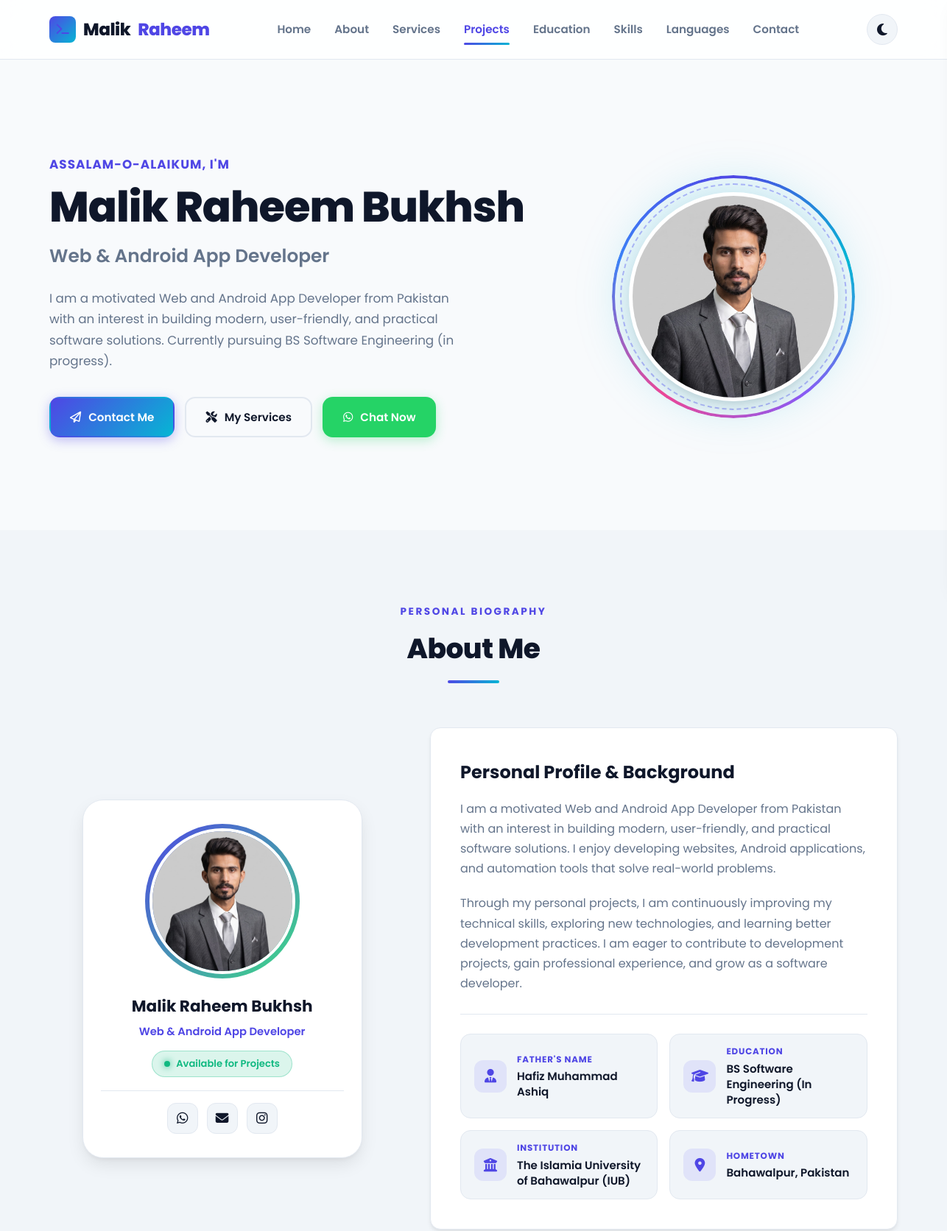
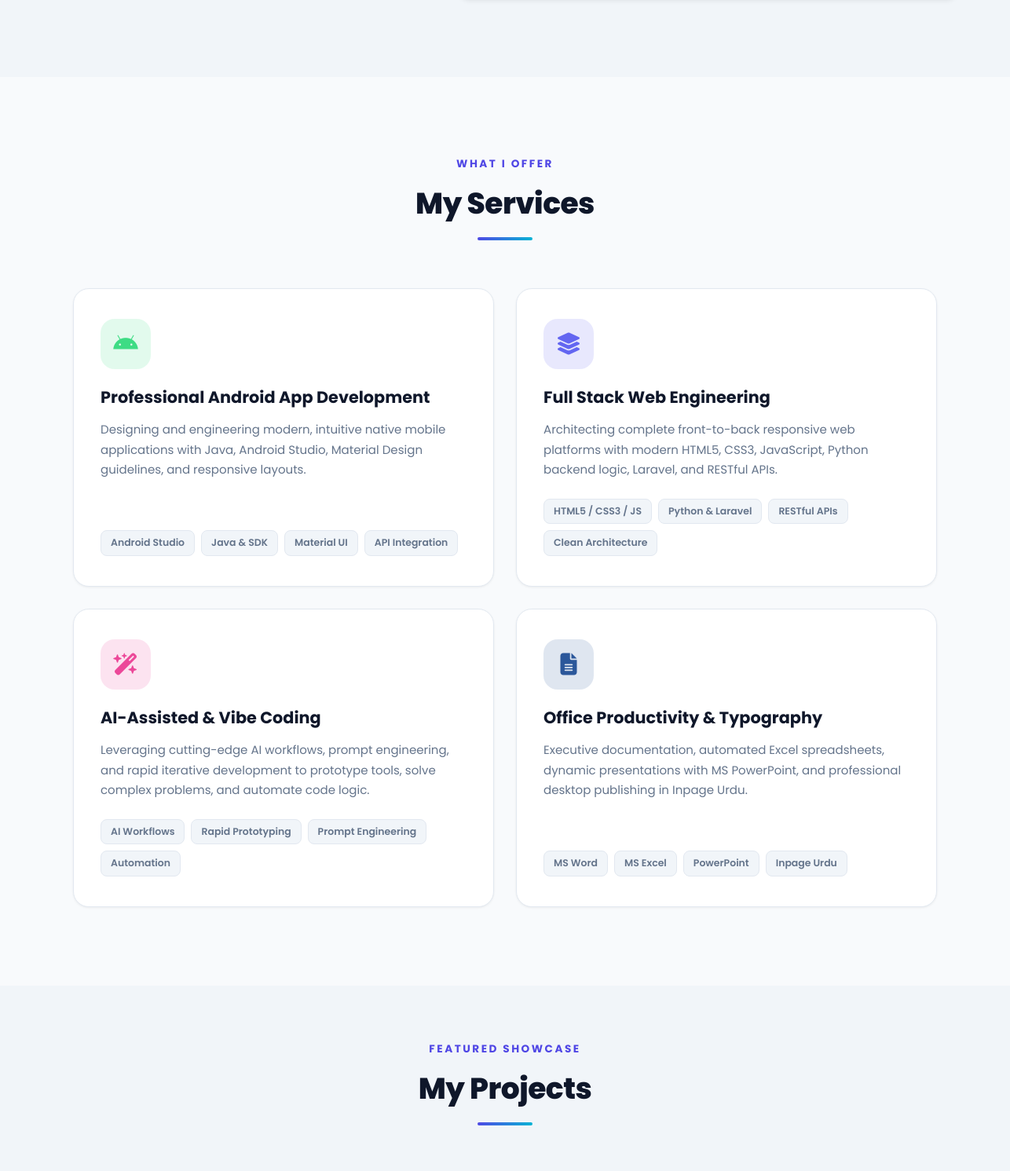
The page / (upper part) on the database its author committed (2 pictures, top to bottom).
### tables this page shows
CREATE TABLE IF NOT EXISTS `services` (
  `id` INT AUTO_INCREMENT PRIMARY KEY,
  `title` VARCHAR(255) NOT NULL,
  `description` TEXT NOT NULL,
  `icon_class` VARCHAR(100) DEFAULT 'fa-solid fa-code',
  `icon_color` VARCHAR(50) DEFAULT '#6366f1',
  `tags` VARCHAR(255) NULL,
  `sort_order` INT DEFAULT 1,
  `is_active` TINYINT(1) DEFAULT 1,
  `created_at` DATETIME DEFAULT CURRENT_TIMESTAMP
);

### includes/functions.php (called while the page is built, shortened)
<?php
function getSettings(): array {
    $pdo = getDBConnection();
    $stmt = $pdo->query("SELECT `key_name`, `key_value` FROM `settings`");
    $settings = [];
    while ($row = $stmt->fetch()) {
        $settings[$row['key_name']] = $row['key_value'];
    }
    return $settings;
}
function getServicesList(bool $onlyActive = true): array {
    $pdo = getDBConnection();
    $sql = "SELECT * FROM `services`";
    if ($onlyActive) {
        $sql .= " WHERE `is_active` = 1";
    }
    $sql .= " ORDER BY `sort_order` ASC, `id` ASC";
    return $pdo->query($sql)->fetchAll();
}

### index.php (the view, shortened to what this page needs)
<?php
require_once __DIR__ . '/includes/functions.php';
$settings = getSettings();
$servicesList = getServicesList();
?>
<!DOCTYPE html>
<html lang="en">
<head>
    <link rel="stylesheet" href="https://cdnjs.cloudflare.com/ajax/libs/font-awesome/6.4.0/css/all.min.css">
    <link rel="stylesheet" href="style.css">
</head>
<body>
    <header class="header">
        <div class="container navbar">
            <a href="#home" class="logo">
                <span class="logo-mark"><i class="fa-solid fa-terminal"></i></span>
                Malik<span>Raheem</span>
            </a>
            <nav class="nav-links">
                <a href="#home" class="nav-link active">Home</a>
                <a href="#about" class="nav-link">About</a>
                <a href="#services" class="nav-link">Services</a>
                <a href="#projects" class="nav-link">Projects</a>
                <a href="#education" class="nav-link">Education</a>
                <a href="#skills" class="nav-link">Skills</a>
                <a href="#languages" class="nav-link">Languages</a>
                <a href="#contact" class="nav-link">Contact</a>
            </nav>
            <div class="nav-actions">
                <button id="theme-toggle" class="theme-toggle-btn" aria-label="Toggle Theme" title="Switch Theme">
                    <i class="fa-solid fa-moon"></i>
                </button>
            </div>
        </div>
    </header>
    <main>
        <section id="home" class="hero-section section-padding">
            <div class="container">
                <div class="hero-grid">
                    <div class="hero-content reveal reveal-left">
                        <span class="greeting"><?= htmlspecialchars($settings['hero_greeting'] ?? "Assalam-o-Alaikum, I'm") ?></span>
                        <h1 class="hero-name"><?= htmlspecialchars($settings['hero_name'] ?? 'Malik Raheem Bukhsh') ?></h1>
                        <h2 class="hero-title"><?= $settings['hero_title'] ?? 'Web & Android App Developer' ?></h2>
                        <p class="hero-desc">
                            <?= $settings['hero_desc'] ?? 'I am a motivated Web and Android App Developer from Pakistan with an interest in building modern, user-friendly, and practical software solutions. Currently pursuing BS Software Engineering (in progress).' ?>
                        </p>
                        <div class="hero-buttons">
                            <a href="#contact" class="btn btn-primary"><i class="fa-regular fa-paper-plane"></i> Contact Me</a>
                            <a href="#services" class="btn btn-outline"><i class="fa-solid fa-screwdriver-wrench"></i> My Services</a>
                            <a href="<?= htmlspecialchars($settings['whatsapp_link'] ?? 'https://wa.me/923042341971') ?>" target="_blank" rel="noopener noreferrer" class="btn btn-whatsapp"><i class="fa-brands fa-whatsapp"></i> Chat Now</a>
                        </div>
                    </div>
                    <div class="hero-img-container reveal reveal-right">
                        <div class="profile-circle-wrapper">
                            <div class="profile-circle-frame">
                                <img src="assets/profile.jpg" alt="<?= htmlspecialchars($settings['hero_name'] ?? 'Malik Raheem Bukhsh') ?>" class="profile-img">
                            </div>
                        </div>
                    </div>
                </div>
            </div>
        </section>
        <section id="about" class="about-section section-padding bg-light">
            <div class="container">
                <div class="section-header reveal reveal-down">
                    <span class="sub-title">Personal Biography</span>
                    <h2 class="section-title">About Me</h2>
                    <div class="line"></div>
                </div>
                <div class="about-grid">
                    <div class="about-image-column reveal reveal-left">
                        <div class="about-profile-card">
                            <div class="about-photo-wrap">
                                <img src="assets/profile.jpg" alt="<?= htmlspecialchars($settings['hero_name'] ?? 'Malik Raheem Bukhsh') ?>" class="about-photo-img">
                            </div>
                            <div class="about-card-info">
                                <h4><?= htmlspecialchars($settings['hero_name'] ?? 'Malik Raheem Bukhsh') ?></h4>
                                <span class="about-card-role"><?= htmlspecialchars($settings['hero_title'] ?? 'Web & Android App Developer') ?></span>
                                <div class="about-status-pill">
                                    <span class="status-indicator-dot"></span> Available for Projects
                                </div>
                            </div>
                            <div class="about-quick-links">
                                <a href="<?= htmlspecialchars($settings['whatsapp_link'] ?? 'https://wa.me/923042341971') ?>" target="_blank" rel="noopener noreferrer" class="about-quick-btn" title="WhatsApp Direct" aria-label="WhatsApp">
                                    <i class="fa-brands fa-whatsapp"></i>
                                </a>
                                <a href="mailto:<?= htmlspecialchars($settings['email_address'] ?? 'malik2341971@gmail.com') ?>" class="about-quick-btn" title="Email Direct" aria-label="Email">
                                    <i class="fa-solid fa-envelope"></i>
                                </a>
                                <a href="<?= htmlspecialchars($settings['instagram_link'] ?? 'https://instagram.com/malikraheem4113') ?>" target="_blank" rel="noopener noreferrer" class="about-quick-btn" title="Instagram Profile" aria-label="Instagram">
                                    <i class="fa-brands fa-instagram"></i>
                                </a>
                            </div>
                        </div>
                    </div>
                    <div class="about-info-card reveal reveal-right">
                        <h3>Personal Profile & Background</h3>
                        <p>
                            <?= $settings['about_bio_1'] ?? 'I am a motivated Web and Android App Developer from Pakistan with an interest in building modern, user-friendly, and practical software solutions. I enjoy developing websites, Android applications, and automation tools that solve real-world problems.' ?>
                        </p>
                        <p>
                            <?= $settings['about_bio_2'] ?? 'Through my personal projects, I am continuously improving my technical skills, exploring new technologies, and learning better development practices. I am eager to contribute to development projects, gain professional experience, and grow as a software developer.' ?>
                        </p>
                        <div class="personal-details-grid">
                            <div class="detail-card">
                                <div class="detail-icon"><i class="fa-solid fa-user-tie"></i></div>
                                <div class="detail-body">
                                    <span class="detail-label">Father's Name</span>
                                    <span class="detail-val"><?= htmlspecialchars($settings['father_name'] ?? 'Hafiz Muhammad Ashiq') ?></span>
                                </div>
                            </div>
                            <div class="detail-card">
                                <div class="detail-icon"><i class="fa-solid fa-graduation-cap"></i></div>
                                <div class="detail-body">
                                    <span class="detail-label">Education</span>
                                    <span class="detail-val"><?= htmlspecialchars($settings['education_summary'] ?? 'BS Software Engineering (In Progress)') ?></span>
                                </div>
                            </div>
                            <div class="detail-card">
                                <div class="detail-icon"><i class="fa-solid fa-building-columns"></i></div>
                                <div class="detail-body">
                                    <span class="detail-label">Institution</span>
                                    <span class="detail-val"><?= htmlspecialchars($settings['institution_name'] ?? 'The Islamia University of Bahawalpur (IUB)') ?></span>
                                </div>
                            </div>
                            <div class="detail-card">
                                <div class="detail-icon"><i class="fa-solid fa-location-dot"></i></div>
                                <div class="detail-body">
                                    <span class="detail-label">Hometown</span>
                                    <span class="detail-val"><?= htmlspecialchars($settings['hometown'] ?? 'Bahawalpur, Pakistan') ?></span>
                                </div>
                            </div>
                        </div>
                    </div>
                </div>
            </div>
        </section>
        <section id="services" class="services-section section-padding">
            <div class="container">
                <div class="section-header reveal reveal-down">
                    <span class="sub-title">What I Offer</span>
                    <h2 class="section-title">My Services</h2>
                    <div class="line"></div>
                </div>
                <div class="services-grid">
                    <?php if (!empty($servicesList)): ?>
                        <?php
                        $sIdx = 0;
                        foreach ($servicesList as $srv):
                            $sIdx++;
                            $tags = array_map('trim', explode(',', $srv['tags'] ?? ''));
                            $iconColor = !empty($srv['icon_color']) ? $srv['icon_color'] : '#6366f1';
                            $iconClass = !empty($srv['icon_class']) ? $srv['icon_class'] : 'fa-solid fa-code';
                        ?>
                            <div class="service-card reveal reveal-up delay-<?= ($sIdx % 4) ?: 4 ?>">
                                <div class="service-icon-box" style="background-color: <?= htmlspecialchars($iconColor) ?>26; color: <?= htmlspecialchars($iconColor) ?>;">
                                    <i class="<?= htmlspecialchars($iconClass) ?>"></i>
                                </div>
                                <h3><?= htmlspecialchars($srv['title']) ?></h3>
                                <p><?= htmlspecialchars($srv['description']) ?></p>
                                <?php if (!empty($tags)): ?>
                                    <div class="service-tags">
                                        <?php foreach ($tags as $tag): ?>
                                            <?php if (!empty($tag)): ?>
                                                <span class="service-tag"><?= htmlspecialchars($tag) ?></span>
                                            <?php endif; ?>
                                        <?php endforeach; ?>
                                    </div>
                                <?php endif; ?>
                            </div>
                        <?php endforeach; ?>
                    <?php endif; ?>
                </div>
            </div>
        </section>
        <section id="projects" class="projects-section section-padding">
            <div class="container">
                <div class="section-header reveal reveal-down">
                    <span class="sub-title">Featured Showcase</span>
                    <h2 class="section-title">My Projects</h2>
                    <div class="line"></div>
                </div>
            </div>
        </section>
    </main>
</body>
</html>

### rows shown on the page
services: title "Professional Android App Development", description "Designing and engineering modern, intuitive native mobile applications with Java, Android Studio, Material Design guidelines, and responsive layouts.", tags "Android Studio", tags "Java & SDK", tags "Material UI", tags "API Integration"
services: title "Full Stack Web Engineering", description "Architecting complete front-to-back responsive web platforms with modern HTML5, CSS3, JavaScript, Python backend logic, Laravel, and RESTful APIs.", tags "HTML5 / CSS3 / JS", tags "Python & Laravel", tags "RESTful APIs", tags "Clean Architecture"
services: title "AI-Assisted & Vibe Coding", description "Leveraging cutting-edge AI workflows, prompt engineering, and rapid iterative development to prototype tools, solve complex problems, and automate code logic.", tags "AI Workflows", tags "Rapid Prototyping", tags "Prompt Engineering", tags "Automation"
services: title "Office Productivity & Typography", description "Executive documentation, automated Excel spreadsheets, dynamic presentations with MS PowerPoint, and professional desktop publishing in Inpage Urdu.", tags "MS Word", tags "MS Excel", tags "PowerPoint", tags "Inpage Urdu"

### other values the page prints
$settings['hero_greeting'] "ASSALAM-O-ALAIKUM, I'M"
$settings['hero_name'] "Malik Raheem Bukhsh"
$settings['hero_title'] "Web & Android App Developer"
$settings['father_name'] "Hafiz Muhammad Ashiq"
$settings['education_summary'] "BS Software Engineering (In Progress)"
$settings['institution_name'] "The Islamia University of Bahawalpur (IUB)"
$settings['hometown'] "Bahawalpur, Pakistan"
